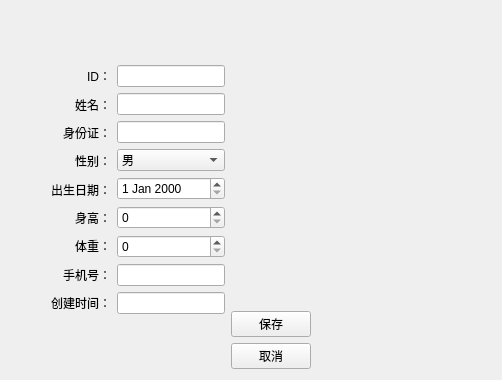
<?xml version="1.0" encoding="UTF-8"?>
<ui version="4.0">
 <class>patientEditview</class>
 <widget class="QWidget" name="patientEditview">
  <property name="geometry">
   <rect>
    <x>0</x>
    <y>0</y>
    <width>502</width>
    <height>380</height>
   </rect>
  </property>
  <property name="windowTitle">
   <string>编辑患者信息</string>
  </property>
  <layout class="QHBoxLayout" name="horizontalLayout_2">
   <item>
    <layout class="QHBoxLayout" name="horizontalLayout">
     <item>
      <spacer name="horizontalSpacer">
       <property name="orientation">
        <enum>Qt::Orientation::Horizontal</enum>
       </property>
       <property name="sizeHint" stdset="0">
        <size>
         <width>40</width>
         <height>20</height>
        </size>
       </property>
      </spacer>
     </item>
     <item>
      <layout class="QGridLayout" name="gridLayout">
       <item row="0" column="0">
        <layout class="QVBoxLayout" name="verticalLayout">
         <item>
          <widget class="QLabel" name="label_8">
           <property name="text">
            <string>ID：</string>
           </property>
           <property name="alignment">
            <set>Qt::AlignmentFlag::AlignRight|Qt::AlignmentFlag::AlignTrailing|Qt::AlignmentFlag::AlignVCenter</set>
           </property>
          </widget>
         </item>
         <item>
          <widget class="QLabel" name="label_6">
           <property name="text">
            <string>姓名：</string>
           </property>
           <property name="alignment">
            <set>Qt::AlignmentFlag::AlignRight|Qt::AlignmentFlag::AlignTrailing|Qt::AlignmentFlag::AlignVCenter</set>
           </property>
          </widget>
         </item>
         <item>
          <widget class="QLabel" name="label_3">
           <property name="text">
            <string>身份证：</string>
           </property>
           <property name="alignment">
            <set>Qt::AlignmentFlag::AlignRight|Qt::AlignmentFlag::AlignTrailing|Qt::AlignmentFlag::AlignVCenter</set>
           </property>
          </widget>
         </item>
         <item>
          <widget class="QLabel" name="label">
           <property name="text">
            <string>性别：</string>
           </property>
           <property name="alignment">
            <set>Qt::AlignmentFlag::AlignRight|Qt::AlignmentFlag::AlignTrailing|Qt::AlignmentFlag::AlignVCenter</set>
           </property>
          </widget>
         </item>
         <item>
          <widget class="QLabel" name="label_7">
           <property name="text">
            <string>出生日期：</string>
           </property>
           <property name="alignment">
            <set>Qt::AlignmentFlag::AlignRight|Qt::AlignmentFlag::AlignTrailing|Qt::AlignmentFlag::AlignVCenter</set>
           </property>
          </widget>
         </item>
         <item>
          <widget class="QLabel" name="label_2">
           <property name="text">
            <string>身高：</string>
           </property>
           <property name="alignment">
            <set>Qt::AlignmentFlag::AlignRight|Qt::AlignmentFlag::AlignTrailing|Qt::AlignmentFlag::AlignVCenter</set>
           </property>
          </widget>
         </item>
         <item>
          <widget class="QLabel" name="label_4">
           <property name="text">
            <string>体重：</string>
           </property>
           <property name="alignment">
            <set>Qt::AlignmentFlag::AlignRight|Qt::AlignmentFlag::AlignTrailing|Qt::AlignmentFlag::AlignVCenter</set>
           </property>
          </widget>
         </item>
         <item>
          <widget class="QLabel" name="label_5">
           <property name="text">
            <string>手机号：</string>
           </property>
           <property name="alignment">
            <set>Qt::AlignmentFlag::AlignRight|Qt::AlignmentFlag::AlignTrailing|Qt::AlignmentFlag::AlignVCenter</set>
           </property>
          </widget>
         </item>
         <item>
          <widget class="QLabel" name="label_9">
           <property name="text">
            <string>创建时间：</string>
           </property>
          </widget>
         </item>
        </layout>
       </item>
       <item row="0" column="1">
        <layout class="QVBoxLayout" name="verticalLayout_2">
         <item>
          <widget class="QLineEdit" name="editID"/>
         </item>
         <item>
          <widget class="QLineEdit" name="editName"/>
         </item>
         <item>
          <widget class="QLineEdit" name="editIDcard"/>
         </item>
         <item>
          <widget class="QComboBox" name="comboBox">
           <item>
            <property name="text">
             <string>男</string>
            </property>
           </item>
           <item>
            <property name="text">
             <string>女</string>
            </property>
           </item>
          </widget>
         </item>
         <item>
          <widget class="QDateEdit" name="editBirth"/>
         </item>
         <item>
          <widget class="QSpinBox" name="spinHeight"/>
         </item>
         <item>
          <widget class="QSpinBox" name="spinWeight"/>
         </item>
         <item>
          <widget class="QLineEdit" name="editPhone"/>
         </item>
         <item>
          <widget class="QLineEdit" name="EditCreateTime"/>
         </item>
        </layout>
       </item>
      </layout>
     </item>
    </layout>
   </item>
   <item>
    <layout class="QVBoxLayout" name="verticalLayout_4">
     <item>
      <spacer name="verticalSpacer">
       <property name="orientation">
        <enum>Qt::Orientation::Vertical</enum>
       </property>
       <property name="sizeHint" stdset="0">
        <size>
         <width>20</width>
         <height>40</height>
        </size>
       </property>
      </spacer>
     </item>
     <item>
      <layout class="QVBoxLayout" name="verticalLayout_3">
       <item>
        <widget class="QPushButton" name="btSave">
         <property name="text">
          <string>保存</string>
         </property>
        </widget>
       </item>
       <item>
        <widget class="QPushButton" name="btCancel">
         <property name="text">
          <string>取消</string>
         </property>
        </widget>
       </item>
      </layout>
     </item>
    </layout>
   </item>
   <item>
    <spacer name="horizontalSpacer_2">
     <property name="orientation">
      <enum>Qt::Orientation::Horizontal</enum>
     </property>
     <property name="sizeHint" stdset="0">
      <size>
       <width>40</width>
       <height>20</height>
      </size>
     </property>
    </spacer>
   </item>
  </layout>
 </widget>
 <resources/>
 <connections/>
</ui>
